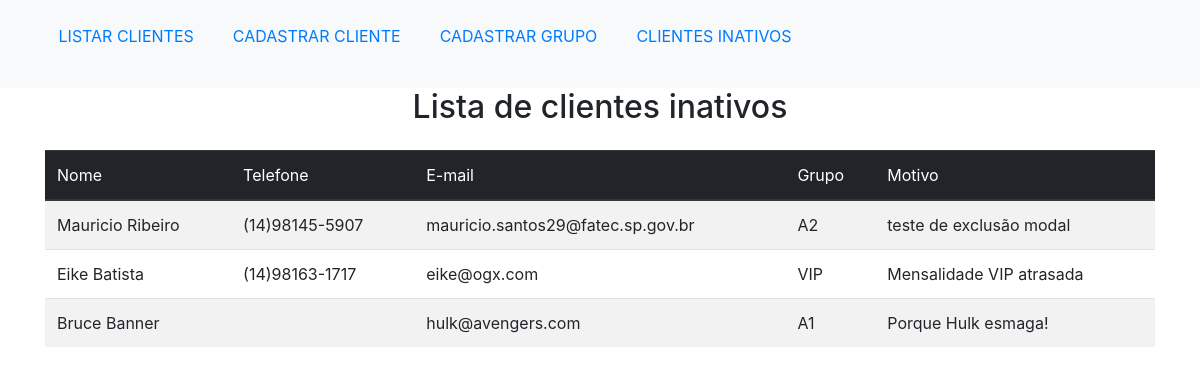
/view/lista-clientes-inativos.php, run on the app's committed database.
### tables this page shows
CREATE TABLE `cliente` (
  `id` int(11) NOT NULL,
  `grupo` int(11) DEFAULT NULL,
  `nome` varchar(255) DEFAULT NULL,
  `telefone` varchar(30) DEFAULT NULL,
  `email` varchar(100) DEFAULT NULL,
  `ativo` int(11) DEFAULT NULL,
  `justificativa` varchar(255) DEFAULT NULL
);

CREATE TABLE `grupo` (
  `id_grupo` int(11) NOT NULL,
  `nome_grupo` varchar(30) DEFAULT NULL,
  `situacao` int(11) DEFAULT NULL
);

### controller/funcoes.php (called while the page is built, shortened)
<?php
	function listaClientesInativos($db) {
		$inativos = array();
		$query = mysqli_query($db, "SELECT c.id, c.nome, c.telefone, c.email, g.nome_grupo, c.justificativa FROM cliente as c INNER JOIN grupo as g on c.grupo = g.id_grupo WHERE c.ativo = 0");
		while($inativo = mysqli_fetch_assoc($query)) {
			array_push($inativos, $inativo);
		}
		return $inativos;
	}

### view/lista-clientes-inativos.php (the view)
<?php
	include('cabecalho.php');
	include('../model/conecta.php');
	include('../controller/funcoes.php');
	$inativos = listaClientesInativos($db);
?>
<div class="titulo">
	<h2>Lista de clientes inativos</h2>
</div>
<div class="corpo">
	<div class="container">
		<table class="table table-striped">
			<thead class="thead-dark">
				<tr>
					<th scope="col">Nome</th>
					<th scope="col">Telefone</th>
					<th scope="col">E-mail</th>
					<th scope="col">Grupo</th>
					<th scope="col">Motivo</th>
				</tr>
			</thead>
			<tbody>
				<?php
				foreach($inativos as $inativo){
				?>
				<tr>
					<td scope="row"><?=$inativo['nome']?></td>
					<td><?=$inativo['telefone']?></td>
					<td><?=$inativo['email']?></td>
					<td><?=$inativo['nome_grupo']?></td>
					<td><?=substr($inativo['justificativa'],0,30)?></td>
				</tr>
				<?php
				}
				?>
			</tbody>
		</table>
	</div>
</div>
</body>
</html>

### css/estilos.css (style rules this page uses)
.titulo { text-align: center; }
.corpo { width: 100%; height: 500px; margin: auto; margin-top: 2%; }

### data on the page
cliente: nome "Mauricio Ribeiro", telefone "(14)98145-5907", email "mauricio.santos29@fatec.sp.gov.br", grupo.nome_grupo "A2", justificativa "teste de exclusão modal"
cliente: nome "Eike Batista", telefone "(14)98163-1717", email "eike@ogx.com", grupo.nome_grupo "VIP", justificativa "Mensalidade VIP atrasada"
cliente: nome "Bruce Banner", email "hulk@avengers.com", grupo.nome_grupo "A1", justificativa "Porque Hulk esmaga!"
